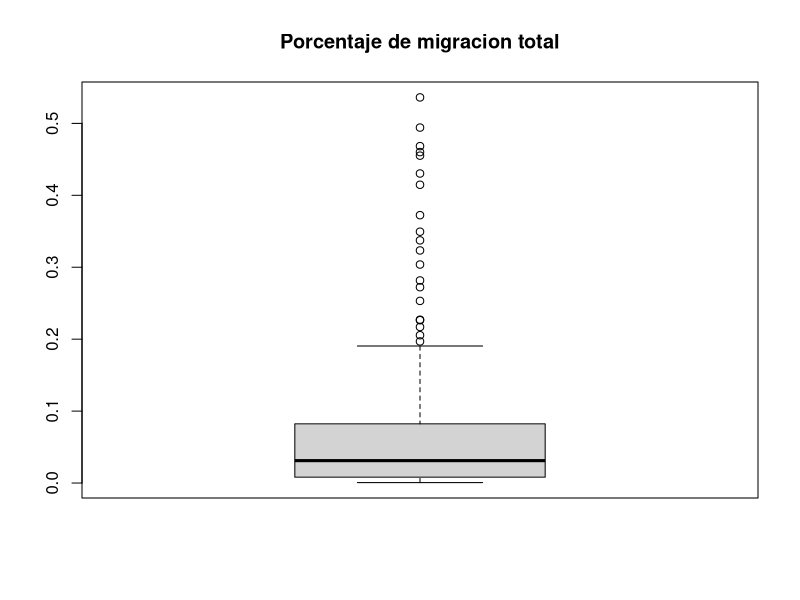

Reproduce this figure in R. (Note: this script raises an error after producing the figure.)
library(ggplot2)
library(tidyverse)
datos <- read.csv('DataSetByGender_Aggregates_Excel_AggregateDS.csv')

##Segmentar el dataframe

Migration_stock <- data.frame(Origin = datos$Origin,
                              Year = datos$YEAR,
                              Total_migration_stock = datos$MS_ALL_TOT,
                              Males_All_education_groups = datos$MS_MAL_TOT,
                              Males_Low_skilled = datos$MS_MAL_LOW,
                              Males_Medium_skilled = datos$MS_MAL_MED,
                              Males_High_skilled = datos$MS_MAL_HIG,
                              Females_All_education_groups = datos$MS_FEM_TOT,
                              Females_Low_skilled = datos$MS_FEM_LOW,
                              Females_Medium_skilled = datos$MS_FEM_MED,
                              Females_High_skilled = datos$MS_FEM_HIG
                              )

Migration_rate <- data.frame(Origin = datos$Origin,
                              Year = datos$YEAR,
                              Total_migration_rate = datos$MR_ALL_TOT,
                              Males_All_education_groups = datos$MR_MAL_TOT,
                              Males_Low_skilled = datos$MR_MAL_LOW,
                              Males_Medium_skilled = datos$MR_MAL_MED,
                              Males_High_skilled = datos$MR_MAL_HIG,
                              Females_All_education_groups = datos$MR_FEM_TOT,
                              Females_Low_skilled = datos$MR_FEM_LOW,
                              Females_Medium_skilled = datos$MR_FEM_MED,
                              Females_High_skilled = datos$MR_FEM_HIG
)

Migration_native_labor <- data.frame(Origin = datos$Origin,
                             Year = datos$YEAR,
                             Total_native_labor_force = datos$NS_ALL_TOT,
                             Males_All_education_groups = datos$NS_MAL_TOT,
                             Males_Low_skilled = datos$NS_MAL_LOW,
                             Males_Medium_skilled = datos$NS_MAL_MED,
                             Males_High_skilled = datos$NS_MAL_HIG,
                             Females_All_education_groups = datos$NS_FEM_TOT,
                             Females_Low_skilled = datos$NS_FEM_LOW,
                             Females_Medium_skilled = datos$NS_FEM_MED,
                             Females_High_skilled = datos$NS_FEM_HIG
)

totales <- data.frame(Origin = datos$Origin,
                       Year = datos$YEAR,
                       Total_migration_stock = datos$MS_ALL_TOT, 
                       Total_migration_rate=datos$MR_ALL_TOT,
                       Total_native_labor_force=datos$NS_ALL_TOT)


Rate2<- Migration_rate[(Migration_rate$Year!=1990),]


##Analisis superficial


summary(Rate2$Total_migration_rate) #informacion basica del dato total

range(Rate2$Total_migration_rate) #rango

vari <- var(Rate2$Total_migration_rate) #varianza
vari

desv_est <- sd(Rate2$Total_migration_rate) #desviacion estandar
desv_est

coef_val <- desv_est/mean(Rate2$Total_migration_rate) #coeficiente de valoracion
coef_val


#Grafico de caja
box_plot <- boxplot(Rate2$Total_migration_rate, main="Porcentaje de migracion total", ylab="") 

# Histograma de la distribucion
hist_plot <- ggplot(Rate2, aes(x = Total_migration_rate)) +
  geom_histogram(binwidth = 0.05, fill = "skyblue", color = "black", alpha = 0.7) +
  labs(title = "Distribución de MR_ALL_TOT",
       x = "MR_ALL_TOT",
       y = "Frecuencia") +
  theme_minimal()



#################### por terminar ###################

####plot hombres vs mujeres 
# Crear un dataframe agregado con los valores totales de migración para hombres y mujeres
aggregated_data <- Rate2 %>%
  summarise(
    Males_All_education_groups = sum(Males_All_education_groups),
    Females_All_education_groups = sum(Females_All_education_groups)
  )

# Transformar el dataframe a formato largo
aggregated_data_long <- gather(aggregated_data, key = "Genero", value = "Valor", -1)

# Crear un gráfico de barras apiladas 
bar_plot <- ggplot(aggregated_data, aes(x = factor(1), y = Valor, fill = Genero)) +
  geom_bar(stat = "identity", position = "stack", color = "white") +
  coord_flip() +
  labs(title = "Valores Totales de Migración para Hombres y Mujeres",
       x = "",
       y = "Valor",
       fill = "") +
  theme_minimal() +
  theme(legend.position = "bottom")

# Mostrar el gráfico
print(bar_plot)



